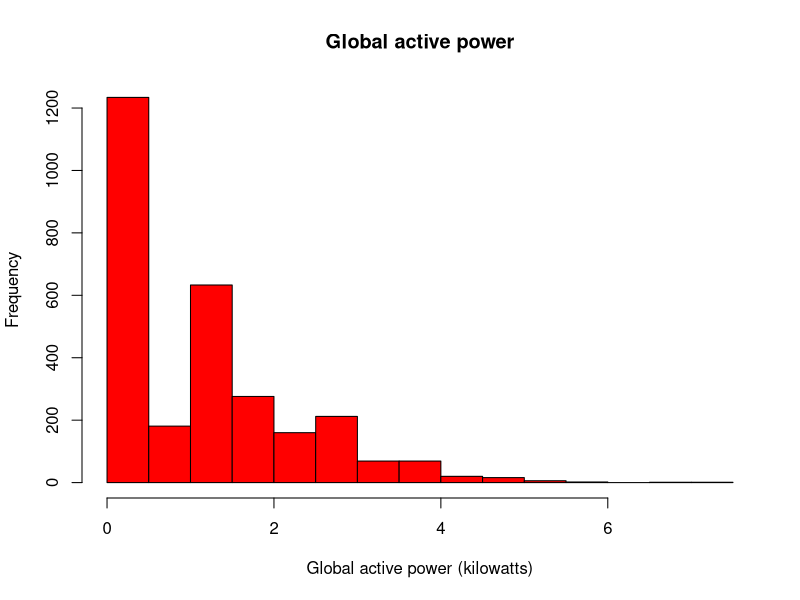

Reproduce this figure in R.
#PrepareData.R for preparing original data

setwd("~/GitHub/ExploratoryDataAnalysis/data")
Electric <- read.csv("Electric.csv",)
hist(Electric$Global_active_power,col="red",xlab="Global active power (kilowatts)", main="Global active power")
setwd("..")
dev.copy(png,file="plot1.png",width=480,height=480)
dev.off()
